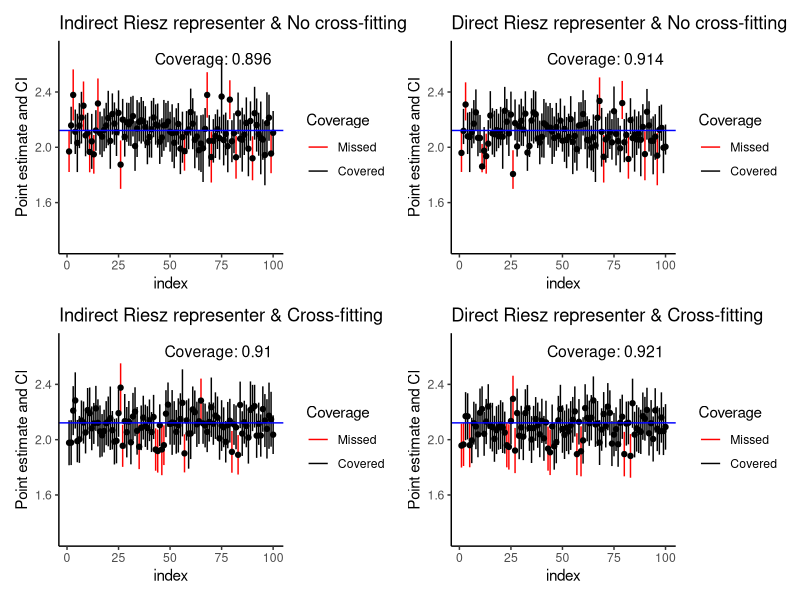

Recreate this plot in R.
library(tidyverse)
library(patchwork)
no_cross_fit_results <- read_csv("ate_experiment/neural_net_experiment/results/no_cross_fit_results.csv")
cross_fit_results <- read_csv("ate_experiment/neural_net_experiment/results/cross_fit_results.csv")
no_cross_fit_results = no_cross_fit_results %>% mutate(index = 1:1000, propensity_coverage = propensity_lower <= truth & truth <= propensity_upper)
no_cross_fit_results = no_cross_fit_results %>% mutate(riesz_coverage = riesz_lower <= truth & truth <= riesz_upper)

cross_fit_results = cross_fit_results %>% mutate(index = 1:1000, propensity_coverage = propensity_lower <= truth & truth <= propensity_upper)
cross_fit_results = cross_fit_results %>% mutate(riesz_coverage = riesz_lower <= truth & truth <= riesz_upper)

ymax = 2.7
ymin = 1.3


a = ggplot(no_cross_fit_results[1:100,])+
  geom_segment(aes(x=index, y=propensity_lower,xend=index, yend=propensity_upper, color = as.factor(propensity_coverage)))+
  geom_point(aes(x=index, y=propensity_estimate))+
  theme_classic()+
  scale_color_manual(                      
    values = c('FALSE' = "red", "TRUE" = "black"),
    name = "Coverage",
    labels = c("Missed", "Covered")
  )+
  geom_hline(yintercept = no_cross_fit_results$truth[1],color='blue')+
  ylab('Point estimate and CI')+
  annotate("text", 
           x = Inf, y = Inf, 
           label = paste0("Coverage: ", round(mean(no_cross_fit_results$propensity_coverage),5)), 
           hjust = 1.1, vjust = 2, 
           size = 4)+
  ylim(ymin,ymax)+
  ggtitle('Indirect Riesz representer & No cross-fitting')



b = ggplot(no_cross_fit_results[1:100,])+
  geom_segment(aes(x=index, y=propensity_lower,xend=index, yend=riesz_upper, color = as.factor(riesz_coverage)))+
  geom_point(aes(x=index, y=riesz_estimate))+
  theme_classic()+
  scale_color_manual(                      
    values = c('FALSE' = "red", "TRUE" = "black"),
    name = "Coverage",
    labels = c("Missed", "Covered")
  )+
  geom_hline(yintercept = no_cross_fit_results$truth[1],color='blue')+
  ylab('Point estimate and CI')+
  annotate("text", 
           x = Inf, y = Inf, 
           label = paste0("Coverage: ", round(mean(no_cross_fit_results$riesz_coverage),5)), 
           hjust = 1.1, vjust = 2, 
           size = 4)+
  ylim(ymin, ymax)+
  ggtitle('Direct Riesz representer & No cross-fitting')


c = ggplot(cross_fit_results[1:100,])+
  geom_segment(aes(x=index, y=pmax(ymin,propensity_lower),xend=index, yend=pmin(ymax,propensity_upper), color = as.factor(propensity_coverage)))+
  geom_point(aes(x=index, y=propensity_estimate))+
  theme_classic()+
  scale_color_manual(                      
    values = c('FALSE' = "red", "TRUE" = "black"),
    name = "Coverage",
    labels = c("Missed", "Covered")
  )+
  geom_hline(yintercept = no_cross_fit_results$truth[1],color='blue')+
  ylab('Point estimate and CI')+
  annotate("text", 
           x = Inf, y = Inf, 
           label = paste0("Coverage: ", round(mean(cross_fit_results$propensity_coverage),5)), 
           hjust = 1.1, vjust = 2, 
           size = 4)+
  ylim(ymin, ymax)+
  ggtitle('Indirect Riesz representer & Cross-fitting')

d = ggplot(cross_fit_results[1:100,])+
  geom_segment(aes(x=index, y=riesz_lower,xend=index, yend=riesz_upper, color = as.factor(riesz_coverage)))+
  geom_point(aes(x=index, y=riesz_estimate))+
  theme_classic()+
  scale_color_manual(                      
    values = c('FALSE' = "red", "TRUE" = "black"),
    name = "Coverage",
    labels = c("Missed", "Covered")
  )+
  geom_hline(yintercept = no_cross_fit_results$truth[1],color='blue')+
  ylab('Point estimate and CI')+
  annotate("text", 
           x = Inf, y = Inf, 
           label = paste0("Coverage: ", round(mean(cross_fit_results$riesz_coverage),5)), 
           hjust = 1.1, vjust = 2, 
           size = 4)+
  ylim(ymin, ymax)+
  ggtitle('Direct Riesz representer & Cross-fitting')



a+b+c+d